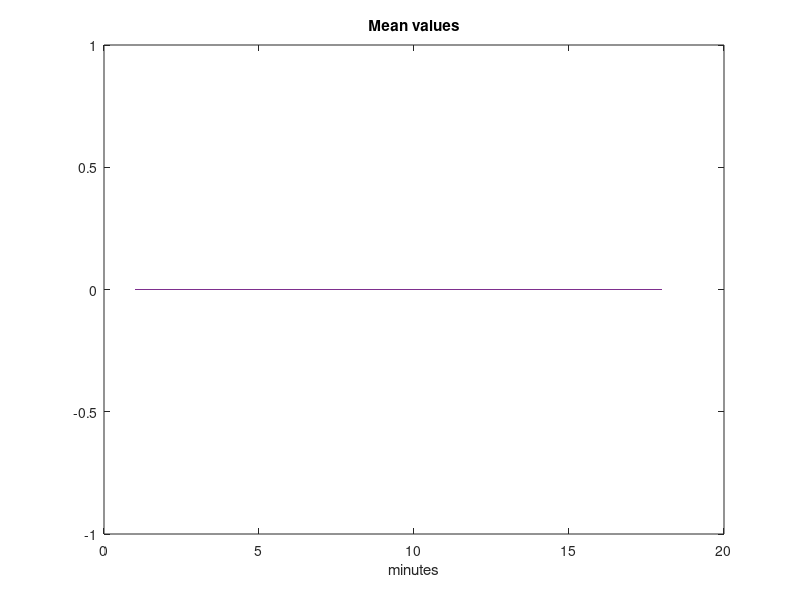
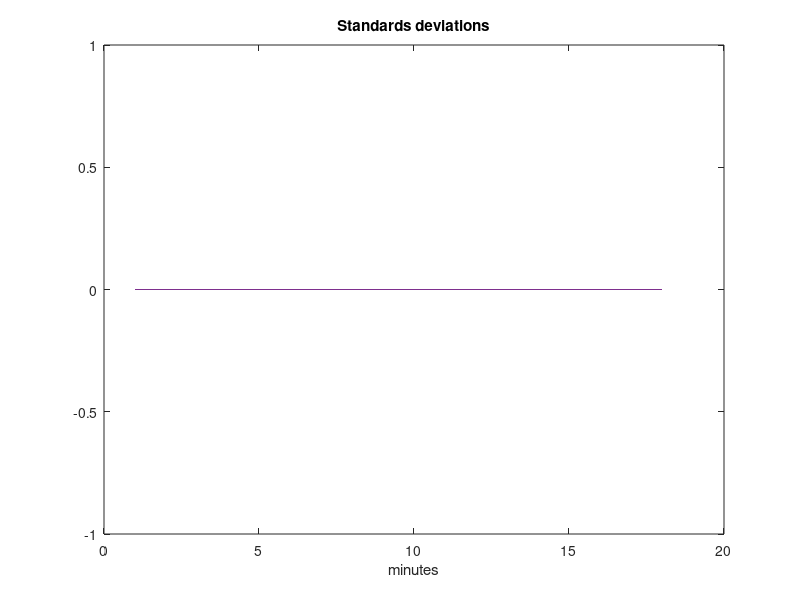

Recreate these plots in MATLAB, in order.
clear; clc;
M = 3;
dd = dir('dataB/*.mat');
Nfiles = length(dd);

L = 11730944;
offset = 4000; %Offset into the dataset

fs = 128;
Nr_min = 18; % Number of minutes to analyse, data is to big to analyse all minutes
NN = 7680*Nr_min; 

Mean_values = zeros(4,Nr_min);
STD_values = zeros(4,Nr_min);


 for ff = 1:Nfiles
     load(['dataB/',dd(ff).name]);
     x0 = data(offset+(1:NN),1);
     x_matrix = reshape(x0,7680,[]); 

     % Input mean and std maybe
     Mean_x = zeros(Nr_min,1);
     STD_x = zeros(Nr_min,1);

     %for interval = linspace(1,L-offset,NN)
    
     for i = 1:Nr_min
         m0 = 0 ; 
         p = 3;
         x = x_matrix(:,i);


         % Here is a lmfir_diff filter designed (needs to be completed)
         h1diff = lmfir_diff(@monofun,@monoderfun,p,M,m0);
         y1diff = filter(h1diff,1,x);
         
         
         %y1diff = x0; % uncomment this if directly peak-find on ECG trace.
         
         % You need to set MPH and MPD to some good values....
         [p,r_indices] = findpeaks(y1diff,'MinPeakHeight',0.1,'MinPeakDistance',60);
         
         % Calculate RR intervals
         rr = diff(r_indices);

         % Could implemepent outliers algorithm here

         Mean_x(i) = mean(rr);
         STD_x(i) = std(rr);
     end
    Mean_values(ff,:) =  Mean_x;
    STD_values(ff,:) = STD_x;
 end 
figure(1)
plot(Mean_values');
title('Mean values')
xlabel('minutes')
figure(2)
plot(STD_values')  
title('Standards deviations')
xlabel('minutes')
 
 function f = monofun(i,m) 
     if i==0
         f = 1;
     elseif i==1
         f = m;
     elseif i>0
         f = m^i;
     else
         error('i must be a positive integer');
     end
 end
 
 function fd = monoderfun(i,m) 
     if i==0
         fd = 0;
     elseif i==1
         fd = 1;
     elseif i>1
         fd = i*(m^(i-1));
     else
         error('i must be a positive integer');
     end
 end
